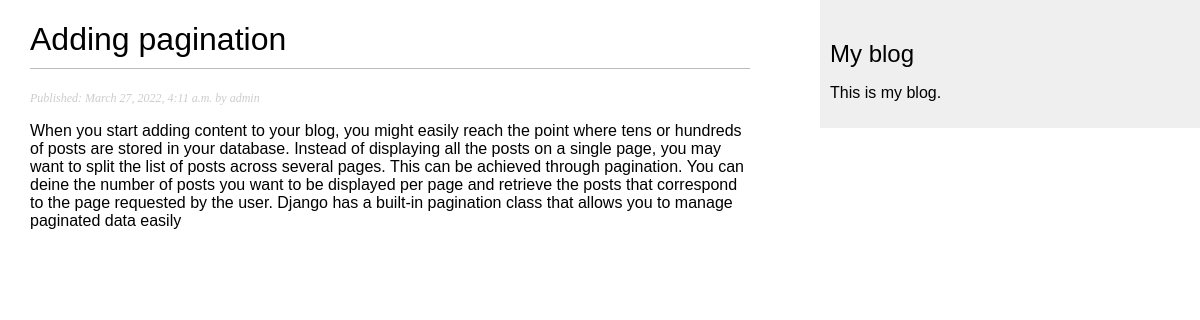
/blog/2022/3/27/adding-pagination-2/, run on the app's committed database.
### blog/models.py (models this page shows, shortened)
class Post(models.Model):
    STATUS_CHOICES = (
        ('draft', 'Draft'),
        ('published', 'Published')
    )
    title = models.CharField(max_length=250)
    slug = models.SlugField(max_length=250, unique_for_date='publish')
    author = models.ForeignKey(User, on_delete=models.CASCADE, related_name='blog_posts')
    body = models.TextField()
    publish = models.DateTimeField(default=timezone.now)
    created = models.DateTimeField(auto_now_add=True)
    updated = models.DateTimeField(auto_now=True)
    status = models.CharField(max_length=10, choices=STATUS_CHOICES, default='draft')
    objects = models.Manager()
    published = PublishedManager()
    class Meta:
        ordering = ('-publish',)

### blog/views.py (the view)
def post_detail(request, year, month, day, post):
    post = get_object_or_404(Post,
                             slug=post,
                             status='published',
                             publish__year=year,
                             publish__month=month,
                             publish__day=day)
    return render(request, 'blog/post/detail.html', {'post': post})

### blog/templates/blog/post/detail.html (shortened to what this page needs)
{% extends "blog/base.html" %}
{% block content %}
  <h1>{{ post.title }}</h1>
  <p class="date">
    Published: {{ post.publish }} by {{ post.author }}
  </p>
  {{ post.body | linebreaks }}
{% endblock %}

### blog/static/css/blog.css (style rules this page uses)
body { margin:0; padding:0; font-family:helvetica, sans-serif; }
h1 { font-weight:normal; border-bottom:1px solid #bbb; padding:0 0 10px 0; }
p.date { color:#ccc; font-family: georgia, serif; font-size: 12px; font-style: italic; }

### data on the page
Post: title "Adding pagination", publish "March 27, 2022, 4:11 a.m.", author "admin", body "When you start adding content to your blog, you might easily reach the point where tens or hundreds of posts are stored in your database. Instead of displaying all the posts on a single page, you may want to split the list of posts across several pages. This can be achieved through pagination. You can deine the number of posts you want to be displayed per page and retrieve the posts that correspond to the page requested by the user. Django has a built-in pagination class that allows you to manage paginated data easily"
